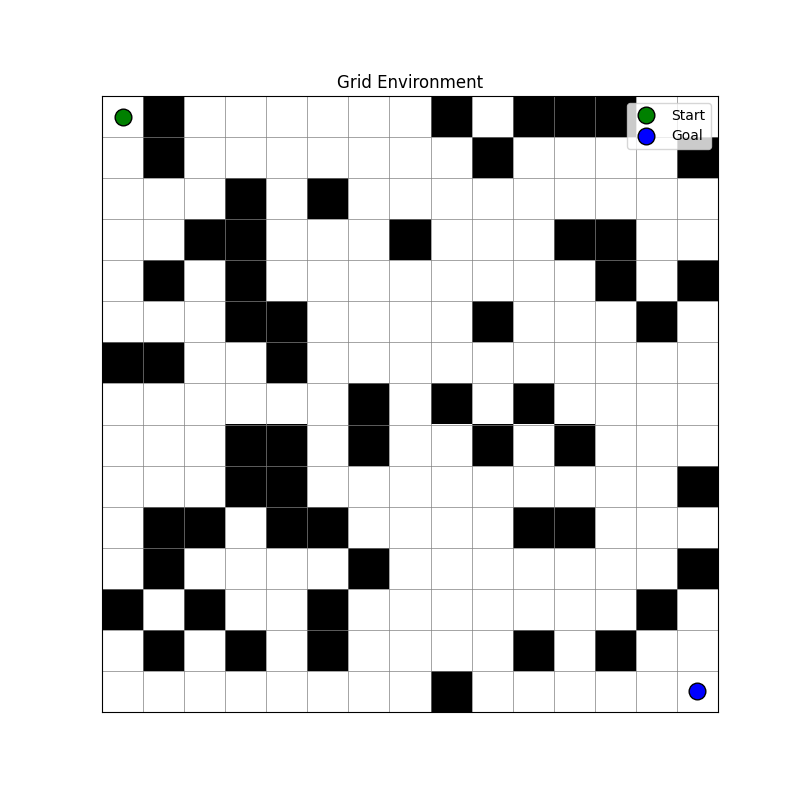

Source code (Python):
#! /usr/bin/env python3

import matplotlib.pyplot as plt
import numpy as np
from matplotlib.colors import ListedColormap
from grid_env import GridEnv  # 提供されたgrid_env.pyをインポート

def plot_environment(grid: list, start: tuple, goal: tuple):
    """
    グリッド環境、スタート、ゴールのみを可視化する関数。
    """
    grid_disp = np.array(grid)
    plt.figure(figsize=(8, 8))
    
    # カスタムカラーマップを作成 (0: 白, 1: 黒)
    cmap = ListedColormap(['white', 'black'])
    
    # グリッドを描画
    plt.imshow(grid_disp, cmap=cmap, origin='upper')

    # スタート地点（緑の円）とゴール地点（赤の星）をプロット
    plt.plot(start[1], start[0], 'go', markersize=12, markeredgecolor='k', label='Start')
    plt.plot(goal[1], goal[0], 'bo', markersize=12, markeredgecolor='k', label='Goal')
    
    # グリッド線を表示
    ax = plt.gca()
    ax.set_xticks(np.arange(-.5, len(grid[0]), 1), minor=True)
    ax.set_yticks(np.arange(-.5, len(grid), 1), minor=True)
    ax.grid(which="minor", color="gray", linestyle='-', linewidth=0.5)
    ax.tick_params(which="minor", bottom=False, left=False)
    ax.set_xticks([])
    ax.set_yticks([])

    plt.legend()
    plt.title('Grid Environment')
    plt.show()

def main():
    """
    メイン関数
    """
    # グリッド環境のパラメータ（自由に変更してください）
    WIDTH = 15
    HEIGHT = 15
    OBSTACLE_RATIO = 0.25
    SEED = 42  # 固定したい場合は整数、ランダムにする場合はNone

    # GridEnvのインスタンスを作成
    env = GridEnv(width=WIDTH, height=HEIGHT, obstacle_ratio=OBSTACLE_RATIO, seed=SEED)
    grid = env.get_grid()
    start, goal = env.get_start_goal()

    # 環境の情報を表示
    num_obstacles = sum(row.count(1) for row in grid)
    print(f"Grid Size: {WIDTH}x{HEIGHT}")
    print(f"Obstacle Ratio: {OBSTACLE_RATIO:.2f}")
    print(f"Number of Obstacles: {num_obstacles}")
    print(f"Start: {start}")
    print(f"Goal: {goal}")

    # 環境を描画
    plot_environment(grid, start, goal)

if __name__ == '__main__':
    main()
